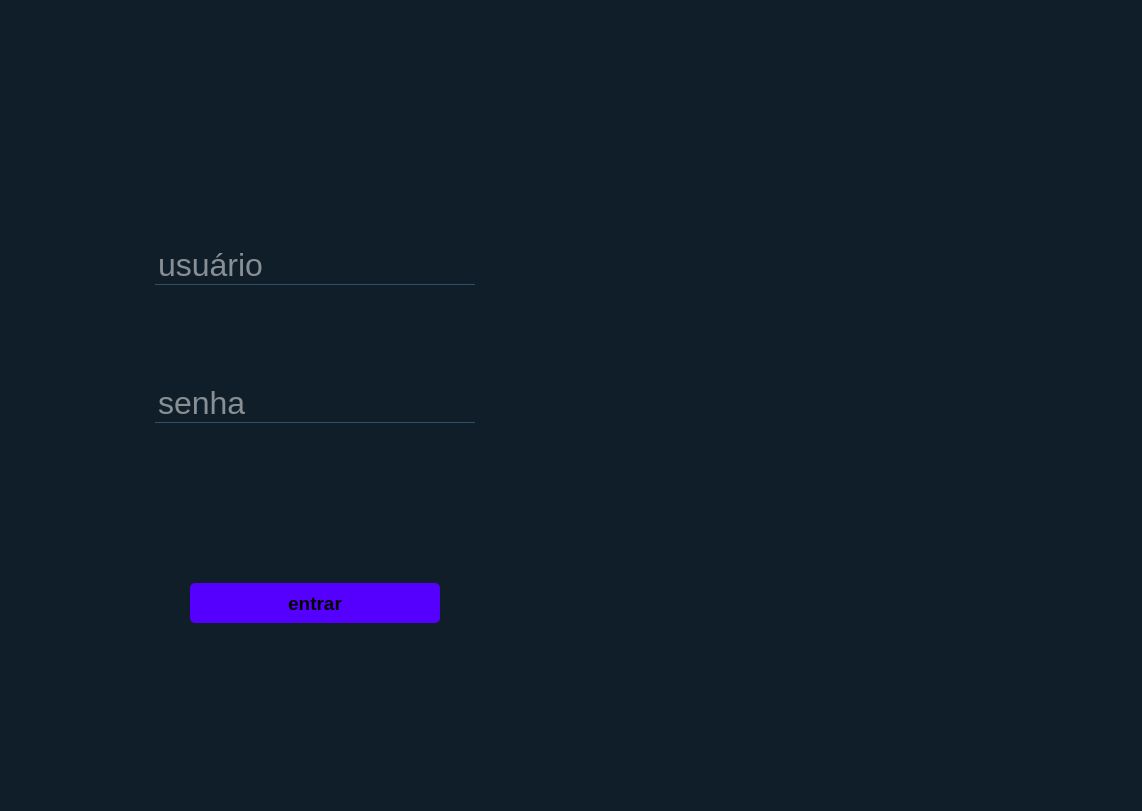
<?xml version="1.0" encoding="UTF-8"?>
<ui version="4.0">
 <class>MainWindow</class>
 <widget class="QMainWindow" name="MainWindow">
  <property name="geometry">
   <rect>
    <x>0</x>
    <y>0</y>
    <width>1142</width>
    <height>811</height>
   </rect>
  </property>
  <property name="windowTitle">
   <string>MainWindow</string>
  </property>
  <property name="styleSheet">
   <string notr="true">
background-color: rgba(16,30,41,240);</string>
  </property>
  <widget class="QWidget" name="centralwidget">
   <layout class="QGridLayout" name="gridLayout">
    <item row="15" column="7">
     <spacer name="horizontalSpacer_8">
      <property name="orientation">
       <enum>Qt::Horizontal</enum>
      </property>
      <property name="sizeHint" stdset="0">
       <size>
        <width>40</width>
        <height>20</height>
       </size>
      </property>
     </spacer>
    </item>
    <item row="7" column="4">
     <spacer name="verticalSpacer_5">
      <property name="orientation">
       <enum>Qt::Vertical</enum>
      </property>
      <property name="sizeHint" stdset="0">
       <size>
        <width>20</width>
        <height>40</height>
       </size>
      </property>
     </spacer>
    </item>
    <item row="1" column="17">
     <spacer name="horizontalSpacer_3">
      <property name="orientation">
       <enum>Qt::Horizontal</enum>
      </property>
      <property name="sizeHint" stdset="0">
       <size>
        <width>40</width>
        <height>20</height>
       </size>
      </property>
     </spacer>
    </item>
    <item row="7" column="7">
     <layout class="QVBoxLayout" name="verticalLayout_8">
      <property name="spacing">
       <number>0</number>
      </property>
      <item>
       <widget class="QLineEdit" name="lineEdit">
        <property name="font">
         <font>
          <pointsize>24</pointsize>
         </font>
        </property>
        <property name="styleSheet">
         <string notr="true">background-color:rgba(0,0,0,0);
border:1px solid rgba(0,0,0,0);
color: rgb(255, 255, 255);
border-bottom-color:rgba(46,82,101,255);


</string>
        </property>
        <property name="placeholderText">
         <string>usuário</string>
        </property>
       </widget>
      </item>
      <item>
       <widget class="QLineEdit" name="lineEdit_2">
        <property name="font">
         <font>
          <pointsize>24</pointsize>
         </font>
        </property>
        <property name="styleSheet">
         <string notr="true">background-color:rgba(0,0,0,0);
border:1px solid rgba(0,0,0,0);
border-bottom-color:rgba(46,82,101,255);
color: rgb(255, 255, 255);

</string>
        </property>
        <property name="echoMode">
         <enum>QLineEdit::Password</enum>
        </property>
        <property name="placeholderText">
         <string>senha</string>
        </property>
       </widget>
      </item>
     </layout>
    </item>
    <item row="23" column="1">
     <spacer name="verticalSpacer_3">
      <property name="orientation">
       <enum>Qt::Vertical</enum>
      </property>
      <property name="sizeHint" stdset="0">
       <size>
        <width>20</width>
        <height>40</height>
       </size>
      </property>
     </spacer>
    </item>
    <item row="7" column="11">
     <spacer name="verticalSpacer_10">
      <property name="orientation">
       <enum>Qt::Vertical</enum>
      </property>
      <property name="sizeHint" stdset="0">
       <size>
        <width>20</width>
        <height>40</height>
       </size>
      </property>
     </spacer>
    </item>
    <item row="7" column="3">
     <spacer name="verticalSpacer_2">
      <property name="orientation">
       <enum>Qt::Vertical</enum>
      </property>
      <property name="sizeHint" stdset="0">
       <size>
        <width>20</width>
        <height>40</height>
       </size>
      </property>
     </spacer>
    </item>
    <item row="7" column="13">
     <spacer name="verticalSpacer_12">
      <property name="orientation">
       <enum>Qt::Vertical</enum>
      </property>
      <property name="sizeHint" stdset="0">
       <size>
        <width>20</width>
        <height>40</height>
       </size>
      </property>
     </spacer>
    </item>
    <item row="7" column="9">
     <spacer name="verticalSpacer_9">
      <property name="orientation">
       <enum>Qt::Vertical</enum>
      </property>
      <property name="sizeHint" stdset="0">
       <size>
        <width>20</width>
        <height>40</height>
       </size>
      </property>
     </spacer>
    </item>
    <item row="0" column="17">
     <spacer name="horizontalSpacer_2">
      <property name="orientation">
       <enum>Qt::Horizontal</enum>
      </property>
      <property name="sizeHint" stdset="0">
       <size>
        <width>40</width>
        <height>20</height>
       </size>
      </property>
     </spacer>
    </item>
    <item row="18" column="7">
     <spacer name="horizontalSpacer_5">
      <property name="orientation">
       <enum>Qt::Horizontal</enum>
      </property>
      <property name="sizeHint" stdset="0">
       <size>
        <width>40</width>
        <height>20</height>
       </size>
      </property>
     </spacer>
    </item>
    <item row="3" column="17">
     <spacer name="horizontalSpacer_4">
      <property name="orientation">
       <enum>Qt::Horizontal</enum>
      </property>
      <property name="sizeHint" stdset="0">
       <size>
        <width>40</width>
        <height>20</height>
       </size>
      </property>
     </spacer>
    </item>
    <item row="4" column="7">
     <spacer name="horizontalSpacer_6">
      <property name="orientation">
       <enum>Qt::Horizontal</enum>
      </property>
      <property name="sizeHint" stdset="0">
       <size>
        <width>40</width>
        <height>20</height>
       </size>
      </property>
     </spacer>
    </item>
    <item row="9" column="7">
     <widget class="QLabel" name="label_2">
      <property name="font">
       <font>
        <pointsize>20</pointsize>
       </font>
      </property>
      <property name="styleSheet">
       <string notr="true">color:rgb(255, 0, 0);</string>
      </property>
      <property name="text">
       <string/>
      </property>
     </widget>
    </item>
    <item row="7" column="8">
     <spacer name="verticalSpacer_8">
      <property name="orientation">
       <enum>Qt::Vertical</enum>
      </property>
      <property name="sizeHint" stdset="0">
       <size>
        <width>20</width>
        <height>40</height>
       </size>
      </property>
     </spacer>
    </item>
    <item row="14" column="7">
     <spacer name="horizontalSpacer_9">
      <property name="orientation">
       <enum>Qt::Horizontal</enum>
      </property>
      <property name="sizeHint" stdset="0">
       <size>
        <width>40</width>
        <height>20</height>
       </size>
      </property>
     </spacer>
    </item>
    <item row="7" column="14" rowspan="2">
     <spacer name="verticalSpacer_13">
      <property name="orientation">
       <enum>Qt::Vertical</enum>
      </property>
      <property name="sizeHint" stdset="0">
       <size>
        <width>20</width>
        <height>40</height>
       </size>
      </property>
     </spacer>
    </item>
    <item row="12" column="7">
     <layout class="QGridLayout" name="gridLayout_3">
      <item row="0" column="0">
       <widget class="QPushButton" name="pushButton">
        <property name="minimumSize">
         <size>
          <width>250</width>
          <height>40</height>
         </size>
        </property>
        <property name="maximumSize">
         <size>
          <width>250</width>
          <height>40</height>
         </size>
        </property>
        <property name="font">
         <font>
          <pointsize>14</pointsize>
          <weight>75</weight>
          <bold>true</bold>
         </font>
        </property>
        <property name="cursor">
         <cursorShape>PointingHandCursor</cursorShape>
        </property>
        <property name="styleSheet">
         <string notr="true">background-color:rgb(85, 0, 255);
border-radius:5px;</string>
        </property>
        <property name="text">
         <string>entrar</string>
        </property>
       </widget>
      </item>
     </layout>
    </item>
    <item row="7" column="6">
     <spacer name="verticalSpacer_7">
      <property name="orientation">
       <enum>Qt::Vertical</enum>
      </property>
      <property name="sizeHint" stdset="0">
       <size>
        <width>20</width>
        <height>40</height>
       </size>
      </property>
     </spacer>
    </item>
    <item row="7" column="5">
     <spacer name="verticalSpacer_6">
      <property name="orientation">
       <enum>Qt::Vertical</enum>
      </property>
      <property name="sizeHint" stdset="0">
       <size>
        <width>20</width>
        <height>40</height>
       </size>
      </property>
     </spacer>
    </item>
    <item row="7" column="12">
     <spacer name="verticalSpacer_11">
      <property name="orientation">
       <enum>Qt::Vertical</enum>
      </property>
      <property name="sizeHint" stdset="0">
       <size>
        <width>20</width>
        <height>40</height>
       </size>
      </property>
     </spacer>
    </item>
    <item row="23" column="0">
     <spacer name="verticalSpacer_4">
      <property name="orientation">
       <enum>Qt::Vertical</enum>
      </property>
      <property name="sizeHint" stdset="0">
       <size>
        <width>20</width>
        <height>40</height>
       </size>
      </property>
     </spacer>
    </item>
    <item row="22" column="6" colspan="3">
     <layout class="QGridLayout" name="gridLayout_2"/>
    </item>
    <item row="19" column="7">
     <spacer name="horizontalSpacer">
      <property name="orientation">
       <enum>Qt::Horizontal</enum>
      </property>
      <property name="sizeHint" stdset="0">
       <size>
        <width>40</width>
        <height>20</height>
       </size>
      </property>
     </spacer>
    </item>
    <item row="5" column="7">
     <spacer name="horizontalSpacer_7">
      <property name="orientation">
       <enum>Qt::Horizontal</enum>
      </property>
      <property name="sizeHint" stdset="0">
       <size>
        <width>40</width>
        <height>20</height>
       </size>
      </property>
     </spacer>
    </item>
    <item row="13" column="7">
     <spacer name="horizontalSpacer_11">
      <property name="orientation">
       <enum>Qt::Horizontal</enum>
      </property>
      <property name="sizeHint" stdset="0">
       <size>
        <width>40</width>
        <height>20</height>
       </size>
      </property>
     </spacer>
    </item>
    <item row="7" column="2">
     <spacer name="verticalSpacer">
      <property name="orientation">
       <enum>Qt::Vertical</enum>
      </property>
      <property name="sizeHint" stdset="0">
       <size>
        <width>20</width>
        <height>40</height>
       </size>
      </property>
     </spacer>
    </item>
    <item row="6" column="7">
     <spacer name="horizontalSpacer_10">
      <property name="orientation">
       <enum>Qt::Horizontal</enum>
      </property>
      <property name="sizeHint" stdset="0">
       <size>
        <width>40</width>
        <height>20</height>
       </size>
      </property>
     </spacer>
    </item>
    <item row="4" column="17" rowspan="13">
     <layout class="QFormLayout" name="formLayout_2">
      <item row="0" column="0">
       <spacer name="verticalSpacer_14">
        <property name="orientation">
         <enum>Qt::Vertical</enum>
        </property>
        <property name="sizeHint" stdset="0">
         <size>
          <width>20</width>
          <height>40</height>
         </size>
        </property>
       </spacer>
      </item>
      <item row="1" column="1">
       <widget class="QLabel" name="label">
        <property name="minimumSize">
         <size>
          <width>500</width>
          <height>600</height>
         </size>
        </property>
        <property name="maximumSize">
         <size>
          <width>300</width>
          <height>200</height>
         </size>
        </property>
        <property name="text">
         <string/>
        </property>
        <property name="pixmap">
         <pixmap>estatua da liberdade.png</pixmap>
        </property>
        <property name="scaledContents">
         <bool>true</bool>
        </property>
       </widget>
      </item>
     </layout>
    </item>
   </layout>
  </widget>
  <widget class="QMenuBar" name="menubar">
   <property name="geometry">
    <rect>
     <x>0</x>
     <y>0</y>
     <width>1142</width>
     <height>21</height>
    </rect>
   </property>
  </widget>
  <widget class="QStatusBar" name="statusbar"/>
 </widget>
 <resources/>
 <connections>
  <connection>
   <sender>lineEdit</sender>
   <signal>returnPressed()</signal>
   <receiver>lineEdit_2</receiver>
   <slot>setFocus()</slot>
   <hints>
    <hint type="sourcelabel">
     <x>232</x>
     <y>307</y>
    </hint>
    <hint type="destinationlabel">
     <x>253</x>
     <y>443</y>
    </hint>
   </hints>
  </connection>
 </connections>
</ui>
